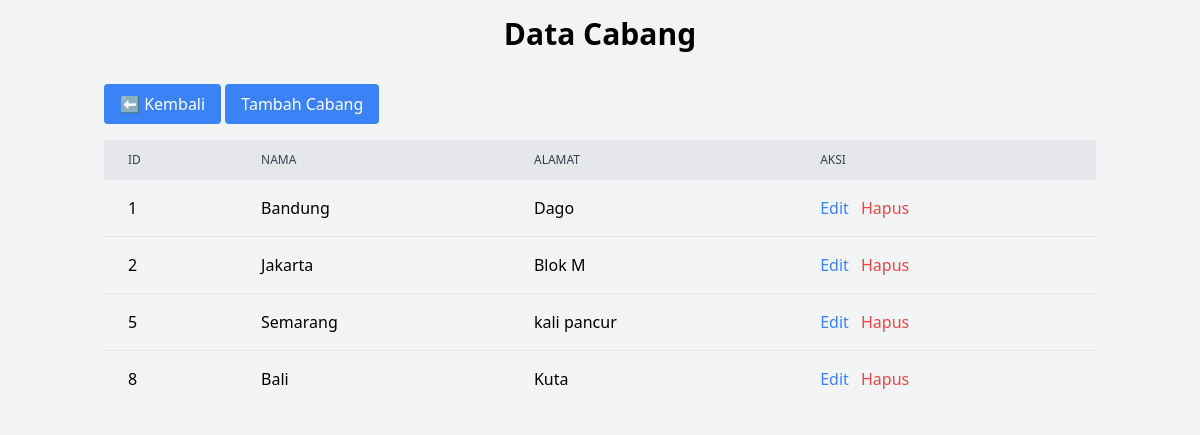
/pages/cabang/cabang.php, run on the app's committed database.
### tables this page shows
CREATE TABLE `cabang` (
  `id_cabang` int(11) NOT NULL,
  `nama_cabang` varchar(100) NOT NULL,
  `alamat_cabang` text NOT NULL
);

### pages/cabang/cabang.php (the view, shortened to what this page needs)
<?php
require_once '../../koneksi.php';
$query = "SELECT * FROM Cabang";
$result = mysqli_query($koneksi, $query);
?>
<!DOCTYPE html>
<html lang="en">
<head>
    <link rel="stylesheet" href="https://cdn.jsdelivr.net/npm/tailwindcss@2.2.19/dist/tailwind.min.css">
</head>
<body class="bg-gray-100">
    <div class="container mx-auto p-4">
        <h1 class="text-3xl font-bold text-center mb-8">Data Cabang</h1>
        <a href="../../" class="bg-blue-500 text-white px-4 py-2 rounded mb-4 inline-block">⬅️ Kembali</a>
        <a href="tambah_cabang.php" class="bg-blue-500 text-white px-4 py-2 rounded mb-4 inline-block">Tambah Cabang</a>
        <table class="table-auto w-full">
            <thead class="bg-gray-200">
                <tr>
                    <th class="px-6 py-3 text-left text-xs font-medium text-gray-700 uppercase">ID</th>
                    <th class="px-6 py-3 text-left text-xs font-medium text-gray-700 uppercase">Nama</th>
                    <th class="px-6 py-3 text-left text-xs font-medium text-gray-700 uppercase">Alamat</th>
                    <th class="px-6 py-3 text-left text-xs font-medium text-gray-700 uppercase">Aksi</th>
                </tr>
            </thead>
            <tbody class="divide-y divide-gray-200">
            <?php while ($row = mysqli_fetch_assoc($result)): ?>
                    <tr>
                        <td class="px-6 py-4"><?= $row['id_cabang'] ?></td>
                        <td class="px-6 py-4"><?= $row['nama_cabang'] ?></td>
                        <td class="px-6 py-4"><?= $row['alamat_cabang'] ?></td>
                        <td class="px-6 py-4">
                            <a href="edit_cabang.php?id=<?= $row['id_cabang'] ?>" class="text-blue-500 hover:text-blue-700 border-solid">Edit</a>
                            <a href="hapus_cabang.php?id=<?= $row['id_cabang'] ?>" class="text-red-500 hover:text-red-700 ml-2 border-solid" onclick="return confirm('Apakah Anda yakin?')">Hapus</a>
                        </td>
                    </tr>
                    <?php endwhile; ?>
            </tbody>
        </table>
    </div>
</body>
</html>

### data on the page
cabang: id_cabang "1", nama_cabang "Bandung", alamat_cabang "Dago"
cabang: id_cabang "2", nama_cabang "Jakarta", alamat_cabang "Blok M"
cabang: id_cabang "5", nama_cabang "Semarang", alamat_cabang "kali pancur"
cabang: id_cabang "8", nama_cabang "Bali", alamat_cabang "Kuta"
